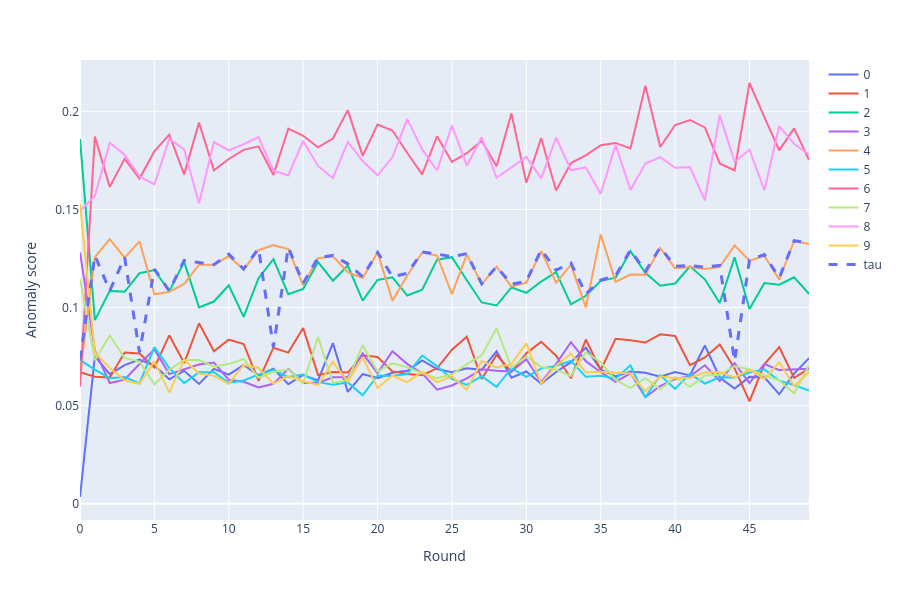

The cell this chart's notebook holds for it:
### Code cell
# %%
import numpy as np
import pandas as pd
import plotly.express as px

# Option: if your detection uses *normalized* shifts, set this True to plot those instead.
USE_NORMALIZED_SHIFTS_FOR_PLOT = False

tau_hist = np.asarray(results["tau_history"], dtype=float)
shifts_hist = results["centroid_shifts_history"]  # already on the same scale used for detection & tau

R = len(shifts_hist)
N = len(shifts_hist[0]) if R > 0 else 0

# Build a tidy DataFrame: one row per (round, client)
rows = []
for r in range(R):
    sr = np.asarray(shifts_hist[r], dtype=float)
    for j in range(len(sr)):
        rows.append({"round": r, "client": j, "value": float(sr[j]), "kind": "shift"})


# Add a single τ line (duplicate per client=False; we’ll add as separate trace)
df_shifts = pd.DataFrame(rows)

fig = px.line(
    df_shifts,
    x="round",
    y="value",
    color="client",
    hover_data=["client"],
)

# Overlay τ as a dashed line
fig.add_scatter(
    x=list(range(R)),
    y=tau_hist[:R].tolist(),
    mode="lines",
    name="tau",
    line=dict(dash="dash", width=3),
)

# Styling (no title to match your preference)
fig.update_layout(
    width=900, height=600,
    legend_title_text="",
    xaxis_title="Round",
    yaxis_title="Anomaly score",
)

print("Malicious clients:", malicious_clients_indices)

fig.show()

### Figure 1 — Plotly figure (JSON) as saved in the notebook; plotly's stock layout.template omitted (floating-point values rounded to 4 significant figures)
{"data": [{"customdata": [[0], [0], [0], [0], [0], [0], [0], [0], [0], [0], [0], [0], [0], [0], [0], [0], [0], [0], [0], [0], [0], [0], [0], [0], [0], [0], [0], [0], [0], [0], [0], [0], [0], [0], [0], [0], [0], [0], [0], [0], [0], [0], [0], [0], [0], [0], [0], [0], [0], [0]], "hovertemplate": "client=%{customdata[0]}<br>round=%{x}<br>value=%{y}<extra></extra>", "legendgroup": "0", "line": {"color": "#636efa", "dash": "solid"}, "marker": {"symbol": "circle"}, "mode": "lines", "name": "0", "orientation": "v", "showlegend": true, "type": "scatter", "x": [0, 1, 2, 3, 4, 5, 6, 7, 8, 9, 10, 11, 12, 13, 14, 15, 16, 17, 18, 19, 20, 21, 22, 23, 24, 25, 26, 27, 28, 29, 30, 31, 32, 33, 34, 35, 36, 37, 38, 39, 40, 41, 42, 43, 44, 45, 46, 47, 48, 49], "xaxis": "x", "y": [0.003455, 0.07511, 0.06605, 0.07065, 0.07346, 0.07042, 0.06342, 0.06774, 0.06107, 0.06879, 0.06584, 0.0707, 0.0655, 0.06884, 0.06097, 0.06564, 0.06288, 0.08186, 0.05698, 0.06613, 0.06406, 0.06681, 0.06779, 0.07309, 0.06866, 0.06708, 0.06902, 0.06826, 0.07775, 0.06426, 0.06741, 0.06122, 0.06718, 0.07216, 0.07959, 0.06842, 0.06495, 0.0674, 0.06682, 0.06475, 0.06717, 0.06542, 0.08067, 0.06435, 0.05875, 0.06467, 0.0645, 0.05583, 0.06631, 0.07421], "yaxis": "y"}, {"customdata": [[1], [1], [1], [1], [1], [1], [1], [1], [1], [1], [1], [1], [1], [1], [1], [1], [1], [1], [1], [1], [1], [1], [1], [1], [1], [1], [1], [1], [1], [1], [1], [1], [1], [1], [1], [1], [1], [1], [1], [1], [1], [1], [1], [1], [1], [1], [1], [1], [1], [1]], "hovertemplate": "client=%{customdata[0]}<br>round=%{x}<br>value=%{y}<extra></extra>", "legendgroup": "1", "line": {"color": "#EF553B", "dash": "solid"}, "marker": {"symbol": "circle"}, "mode": "lines", "name": "1", "orientation": "v", "showlegend": true, "type": "scatter", "x": [0, 1, 2, 3, 4, 5, 6, 7, 8, 9, 10, 11, 12, 13, 14, 15, 16, 17, 18, 19, 20, 21, 22, 23, 24, 25, 26, 27, 28, 29, 30, 31, 32, 33, 34, 35, 36, 37, 38, 39, 40, 41, 42, 43, 44, 45, 46, 47, 48, 49], "xaxis": "x", "y": [0.06709, 0.06476, 0.06441, 0.07714, 0.07657, 0.06942, 0.08586, 0.07173, 0.092, 0.07772, 0.08367, 0.08145, 0.06262, 0.07955, 0.07705, 0.08961, 0.06561, 0.0671, 0.06687, 0.07573, 0.07479, 0.06748, 0.0661, 0.06553, 0.06905, 0.07851, 0.08519, 0.06357, 0.07593, 0.0672, 0.07671, 0.08252, 0.07544, 0.06396, 0.08372, 0.06818, 0.08412, 0.08336, 0.08219, 0.08636, 0.08549, 0.0706, 0.07456, 0.08116, 0.069, 0.05215, 0.07108, 0.07986, 0.06417, 0.06893], "yaxis": "y"}, {"customdata": [[2], [2], [2], [2], [2], [2], [2], [2], [2], [2], [2], [2], [2], [2], [2], [2], [2], [2], [2], [2], [2], [2], [2], [2], [2], [2], [2], [2], [2], [2], [2], [2], [2], [2], [2], [2], [2], [2], [2], [2], [2], [2], [2], [2], [2], [2], [2], [2], [2], [2]], "hovertemplate": "client=%{customdata[0]}<br>round=%{x}<br>value=%{y}<extra></extra>", "legendgroup": "2", "line": {"color": "#00cc96", "dash": "solid"}, "marker": {"symbol": "circle"}, "mode": "lines", "name": "2", "orientation": "v", "showlegend": true, "type": "scatter", "x": [0, 1, 2, 3, 4, 5, 6, 7, 8, 9, 10, 11, 12, 13, 14, 15, 16, 17, 18, 19, 20, 21, 22, 23, 24, 25, 26, 27, 28, 29, 30, 31, 32, 33, 34, 35, 36, 37, 38, 39, 40, 41, 42, 43, 44, 45, 46, 47, 48, 49], "xaxis": "x", "y": [0.1859, 0.09362, 0.1085, 0.108, 0.1175, 0.1191, 0.1083, 0.1233, 0.1001, 0.1031, 0.1113, 0.09525, 0.115, 0.1247, 0.1068, 0.1095, 0.1232, 0.1137, 0.1214, 0.1036, 0.1141, 0.1154, 0.1061, 0.1091, 0.1244, 0.1257, 0.1139, 0.1026, 0.101, 0.1103, 0.1075, 0.1133, 0.1181, 0.1016, 0.106, 0.1136, 0.1152, 0.1287, 0.1177, 0.1111, 0.1123, 0.121, 0.1144, 0.1023, 0.1256, 0.09927, 0.1125, 0.1116, 0.1154, 0.107], "yaxis": "y"}, {"customdata": [[3], [3], [3], [3], [3], [3], [3], [3], [3], [3], [3], [3], [3], [3], [3], [3], [3], [3], [3], [3], [3], [3], [3], [3], [3], [3], [3], [3], [3], [3], [3], [3], [3], [3], [3], [3], [3], [3], [3], [3], [3], [3], [3], [3], [3], [3], [3], [3], [3], [3]], "hovertemplate": "client=%{customdata[0]}<br>round=%{x}<br>value=%{y}<extra></extra>", "legendgroup": "3", "line": {"color": "#ab63fa", "dash": "solid"}, "marker": {"symbol": "circle"}, "mode": "lines", "name": "3", "orientation": "v", "showlegend": true, "type": "scatter", "x": [0, 1, 2, 3, 4, 5, 6, 7, 8, 9, 10, 11, 12, 13, 14, 15, 16, 17, 18, 19, 20, 21, 22, 23, 24, 25, 26, 27, 28, 29, 30, 31, 32, 33, 34, 35, 36, 37, 38, 39, 40, 41, 42, 43, 44, 45, 46, 47, 48, 49], "xaxis": "x", "y": [0.1281, 0.07813, 0.06156, 0.06323, 0.07125, 0.07869, 0.06608, 0.06864, 0.07097, 0.07195, 0.06319, 0.06219, 0.05929, 0.06113, 0.06879, 0.06158, 0.06165, 0.06451, 0.06459, 0.07669, 0.06655, 0.07779, 0.07118, 0.0665, 0.05814, 0.06028, 0.06392, 0.06853, 0.06776, 0.06743, 0.07364, 0.06205, 0.07126, 0.08241, 0.07268, 0.06707, 0.06219, 0.06649, 0.05444, 0.06, 0.06359, 0.06501, 0.07061, 0.06258, 0.07172, 0.06148, 0.07121, 0.06815, 0.06851, 0.06884], "yaxis": "y"}, {"customdata": [[4], [4], [4], [4], [4], [4], [4], [4], [4], [4], [4], [4], [4], [4], [4], [4], [4], [4], [4], [4], [4], [4], [4], [4], [4], [4], [4], [4], [4], [4], [4], [4], [4], [4], [4], [4], [4], [4], [4], [4], [4], [4], [4], [4], [4], [4], [4], [4], [4], [4]], "hovertemplate": "client=%{customdata[0]}<br>round=%{x}<br>value=%{y}<extra></extra>", "legendgroup": "4", "line": {"color": "#FFA15A", "dash": "solid"}, "marker": {"symbol": "circle"}, "mode": "lines", "name": "4", "orientation": "v", "showlegend": true, "type": "scatter", "x": [0, 1, 2, 3, 4, 5, 6, 7, 8, 9, 10, 11, 12, 13, 14, 15, 16, 17, 18, 19, 20, 21, 22, 23, 24, 25, 26, 27, 28, 29, 30, 31, 32, 33, 34, 35, 36, 37, 38, 39, 40, 41, 42, 43, 44, 45, 46, 47, 48, 49], "xaxis": "x", "y": [0.06573, 0.1257, 0.1349, 0.1254, 0.1337, 0.1068, 0.108, 0.1121, 0.1218, 0.1218, 0.1261, 0.1194, 0.1292, 0.1318, 0.1298, 0.1114, 0.1252, 0.1261, 0.118, 0.1151, 0.128, 0.1035, 0.1164, 0.128, 0.1265, 0.1069, 0.1271, 0.1119, 0.1209, 0.1107, 0.1128, 0.1288, 0.1127, 0.1218, 0.1001, 0.1373, 0.1131, 0.1168, 0.1167, 0.1304, 0.12, 0.1206, 0.1197, 0.1207, 0.1317, 0.1239, 0.1264, 0.1142, 0.1339, 0.1324], "yaxis": "y"}, {"customdata": [[5], [5], [5], [5], [5], [5], [5], [5], [5], [5], [5], [5], [5], [5], [5], [5], [5], [5], [5], [5], [5], [5], [5], [5], [5], [5], [5], [5], [5], [5], [5], [5], [5], [5], [5], [5], [5], [5], [5], [5], [5], [5], [5], [5], [5], [5], [5], [5], [5], [5]], "hovertemplate": "client=%{customdata[0]}<br>round=%{x}<br>value=%{y}<extra></extra>", "legendgroup": "5", "line": {"color": "#19d3f3", "dash": "solid"}, "marker": {"symbol": "circle"}, "mode": "lines", "name": "5", "orientation": "v", "showlegend": true, "type": "scatter", "x": [0, 1, 2, 3, 4, 5, 6, 7, 8, 9, 10, 11, 12, 13, 14, 15, 16, 17, 18, 19, 20, 21, 22, 23, 24, 25, 26, 27, 28, 29, 30, 31, 32, 33, 34, 35, 36, 37, 38, 39, 40, 41, 42, 43, 44, 45, 46, 47, 48, 49], "xaxis": "x", "y": [0.07339, 0.06842, 0.06403, 0.0646, 0.06135, 0.0798, 0.06917, 0.06151, 0.06706, 0.06706, 0.0617, 0.06282, 0.06582, 0.06829, 0.06457, 0.0659, 0.06201, 0.06066, 0.06187, 0.05531, 0.0654, 0.06513, 0.06612, 0.07555, 0.07014, 0.06364, 0.06063, 0.06499, 0.05958, 0.0691, 0.06469, 0.06891, 0.07034, 0.07287, 0.0647, 0.06529, 0.0637, 0.07059, 0.05426, 0.0655, 0.05859, 0.06623, 0.06129, 0.06444, 0.06436, 0.06689, 0.0685, 0.06274, 0.06051, 0.05767], "yaxis": "y"}, {"customdata": [[6], [6], [6], [6], [6], [6], [6], [6], [6], [6], [6], [6], [6], [6], [6], [6], [6], [6], [6], [6], [6], [6], [6], [6], [6], [6], [6], [6], [6], [6], [6], [6], [6], [6], [6], [6], [6], [6], [6], [6], [6], [6], [6], [6], [6], [6], [6], [6], [6], [6]], "hovertemplate": "client=%{customdata[0]}<br>round=%{x}<br>value=%{y}<extra></extra>", "legendgroup": "6", "line": {"color": "#FF6692", "dash": "solid"}, "marker": {"symbol": "circle"}, "mode": "lines", "name": "6", "orientation": "v", "showlegend": true, "type": "scatter", "x": [0, 1, 2, 3, 4, 5, 6, 7, 8, 9, 10, 11, 12, 13, 14, 15, 16, 17, 18, 19, 20, 21, 22, 23, 24, 25, 26, 27, 28, 29, 30, 31, 32, 33, 34, 35, 36, 37, 38, 39, 40, 41, 42, 43, 44, 45, 46, 47, 48, 49], "xaxis": "x", "y": [0.05966, 0.1871, 0.1615, 0.1758, 0.1657, 0.1796, 0.1881, 0.1679, 0.1943, 0.1699, 0.1757, 0.1804, 0.1821, 0.1675, 0.1912, 0.1875, 0.1817, 0.1862, 0.2006, 0.1773, 0.1933, 0.1903, 0.1788, 0.1679, 0.1873, 0.1742, 0.1787, 0.185, 0.172, 0.199, 0.1636, 0.1863, 0.1596, 0.1736, 0.1775, 0.1828, 0.1839, 0.1811, 0.2131, 0.1819, 0.193, 0.1956, 0.1918, 0.1734, 0.1699, 0.2145, 0.197, 0.1801, 0.1913, 0.1752], "yaxis": "y"}, {"customdata": [[7], [7], [7], [7], [7], [7], [7], [7], [7], [7], [7], [7], [7], [7], [7], [7], [7], [7], [7], [7], [7], [7], [7], [7], [7], [7], [7], [7], [7], [7], [7], [7], [7], [7], [7], [7], [7], [7], [7], [7], [7], [7], [7], [7], [7], [7], [7], [7], [7], [7]], "hovertemplate": "client=%{customdata[0]}<br>round=%{x}<br>value=%{y}<extra></extra>", "legendgroup": "7", "line": {"color": "#B6E880", "dash": "solid"}, "marker": {"symbol": "circle"}, "mode": "lines", "name": "7", "orientation": "v", "showlegend": true, "type": "scatter", "x": [0, 1, 2, 3, 4, 5, 6, 7, 8, 9, 10, 11, 12, 13, 14, 15, 16, 17, 18, 19, 20, 21, 22, 23, 24, 25, 26, 27, 28, 29, 30, 31, 32, 33, 34, 35, 36, 37, 38, 39, 40, 41, 42, 43, 44, 45, 46, 47, 48, 49], "xaxis": "x", "y": [0.1146, 0.07317, 0.08573, 0.07433, 0.07246, 0.06083, 0.06835, 0.07325, 0.07327, 0.06992, 0.0712, 0.07379, 0.06422, 0.06719, 0.06842, 0.06146, 0.08505, 0.0616, 0.06309, 0.08084, 0.06739, 0.07161, 0.0695, 0.06651, 0.06402, 0.06601, 0.07119, 0.07558, 0.08941, 0.06942, 0.07508, 0.06974, 0.06839, 0.06512, 0.07724, 0.07216, 0.06311, 0.05911, 0.06404, 0.05836, 0.06467, 0.05965, 0.06539, 0.06573, 0.07024, 0.06844, 0.06539, 0.06285, 0.0563, 0.07067], "yaxis": "y"}, {"customdata": [[8], [8], [8], [8], [8], [8], [8], [8], [8], [8], [8], [8], [8], [8], [8], [8], [8], [8], [8], [8], [8], [8], [8], [8], [8], [8], [8], [8], [8], [8], [8], [8], [8], [8], [8], [8], [8], [8], [8], [8], [8], [8], [8], [8], [8], [8], [8], [8], [8], [8]], "hovertemplate": "client=%{customdata[0]}<br>round=%{x}<br>value=%{y}<extra></extra>", "legendgroup": "8", "line": {"color": "#FF97FF", "dash": "solid"}, "marker": {"symbol": "circle"}, "mode": "lines", "name": "8", "orientation": "v", "showlegend": true, "type": "scatter", "x": [0, 1, 2, 3, 4, 5, 6, 7, 8, 9, 10, 11, 12, 13, 14, 15, 16, 17, 18, 19, 20, 21, 22, 23, 24, 25, 26, 27, 28, 29, 30, 31, 32, 33, 34, 35, 36, 37, 38, 39, 40, 41, 42, 43, 44, 45, 46, 47, 48, 49], "xaxis": "x", "y": [0.1492, 0.1569, 0.1841, 0.1779, 0.1668, 0.1628, 0.186, 0.1806, 0.1531, 0.1844, 0.1801, 0.1833, 0.1869, 0.1698, 0.1673, 0.1849, 0.1722, 0.1659, 0.1844, 0.1747, 0.1674, 0.1766, 0.196, 0.1806, 0.1699, 0.1928, 0.1723, 0.1868, 0.1662, 0.1714, 0.1768, 0.1658, 0.1866, 0.17, 0.1715, 0.1579, 0.1829, 0.16, 0.1734, 0.1767, 0.1712, 0.1716, 0.1547, 0.1982, 0.1743, 0.1805, 0.1598, 0.1925, 0.1834, 0.1779], "yaxis": "y"}, {"customdata": [[9], [9], [9], [9], [9], [9], [9], [9], [9], [9], [9], [9], [9], [9], [9], [9], [9], [9], [9], [9], [9], [9], [9], [9], [9], [9], [9], [9], [9], [9], [9], [9], [9], [9], [9], [9], [9], [9], [9], [9], [9], [9], [9], [9], [9], [9], [9], [9], [9], [9]], "hovertemplate": "client=%{customdata[0]}<br>round=%{x}<br>value=%{y}<extra></extra>", "legendgroup": "9", "line": {"color": "#FECB52", "dash": "solid"}, "marker": {"symbol": "circle"}, "mode": "lines", "name": "9", "orientation": "v", "showlegend": true, "type": "scatter", "x": [0, 1, 2, 3, 4, 5, 6, 7, 8, 9, 10, 11, 12, 13, 14, 15, 16, 17, 18, 19, 20, 21, 22, 23, 24, 25, 26, 27, 28, 29, 30, 31, 32, 33, 34, 35, 36, 37, 38, 39, 40, 41, 42, 43, 44, 45, 46, 47, 48, 49], "xaxis": "x", "y": [0.1529, 0.07714, 0.06921, 0.06289, 0.06114, 0.07256, 0.05677, 0.07335, 0.06635, 0.06532, 0.06107, 0.07077, 0.06932, 0.06117, 0.065, 0.06248, 0.06054, 0.07236, 0.06212, 0.07467, 0.05902, 0.06535, 0.06199, 0.06725, 0.06199, 0.06489, 0.05806, 0.07279, 0.06947, 0.0713, 0.08174, 0.06133, 0.07038, 0.07648, 0.06692, 0.0673, 0.06682, 0.06638, 0.05731, 0.06498, 0.06399, 0.06425, 0.06687, 0.06716, 0.06438, 0.06831, 0.06362, 0.07209, 0.0601, 0.06714], "yaxis": "y"}, {"line": {"dash": "dash", "width": 3}, "mode": "lines", "name": "tau", "type": "scatter", "x": [0, 1, 2, 3, 4, 5, 6, 7, 8, 9, 10, 11, 12, 13, 14, 15, 16, 17, 18, 19, 20, 21, 22, 23, 24, 25, 26, 27, 28, 29, 30, 31, 32, 33, 34, 35, 36, 37, 38, 39, 40, 41, 42, 43, 44, 45, 46, 47, 48, 49], "y": [0.07348, 0.1266, 0.1086, 0.1256, 0.07715, 0.1196, 0.1085, 0.124, 0.1229, 0.1218, 0.1272, 0.1197, 0.1302, 0.07979, 0.1307, 0.1124, 0.1254, 0.1266, 0.1223, 0.1157, 0.1282, 0.1157, 0.1175, 0.1283, 0.1273, 0.1259, 0.1275, 0.1121, 0.1209, 0.1119, 0.1134, 0.1295, 0.119, 0.1227, 0.1069, 0.1139, 0.1163, 0.1294, 0.1184, 0.1307, 0.121, 0.1214, 0.1206, 0.1215, 0.07275, 0.1243, 0.127, 0.1152, 0.134, 0.1329]}], "layout": {"height": 600, "legend": {"title": {"text": ""}, "tracegroupgap": 0}, "margin": {"t": 60}, "width": 900, "xaxis": {"anchor": "y", "domain": [0, 1], "title": {"text": "Round"}}, "yaxis": {"anchor": "x", "domain": [0, 1], "title": {"text": "Anomaly score"}}}}
